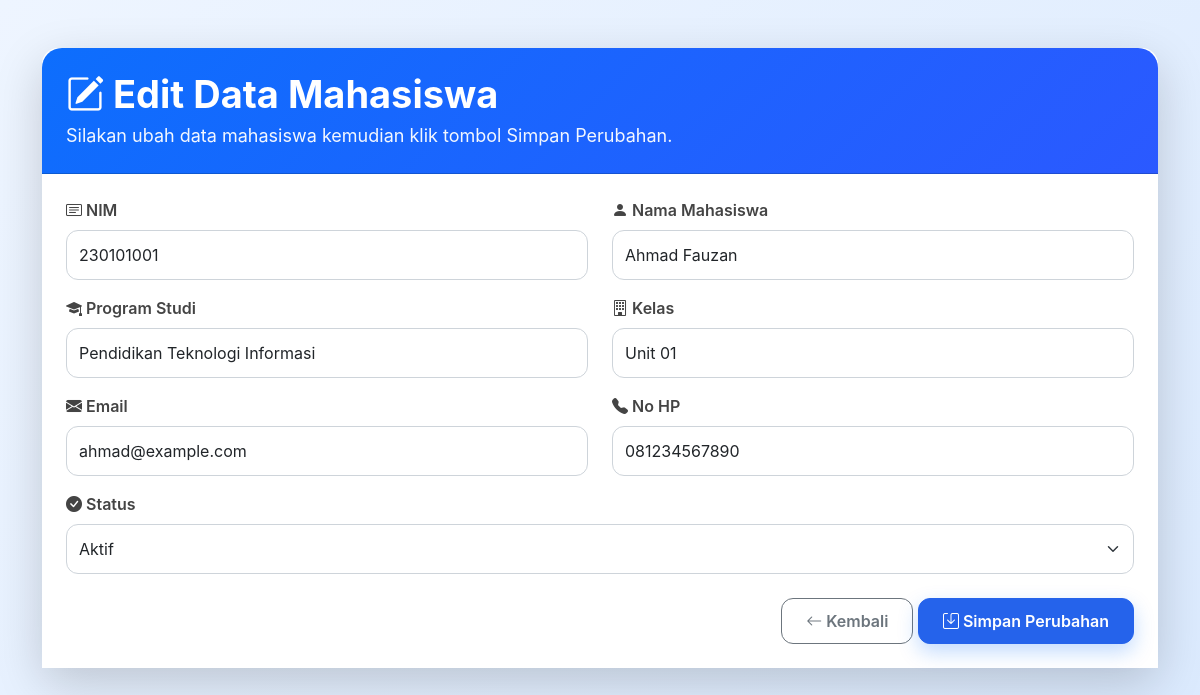
Page /edit_mahasiswa.php?id=1 on the earlier database version.
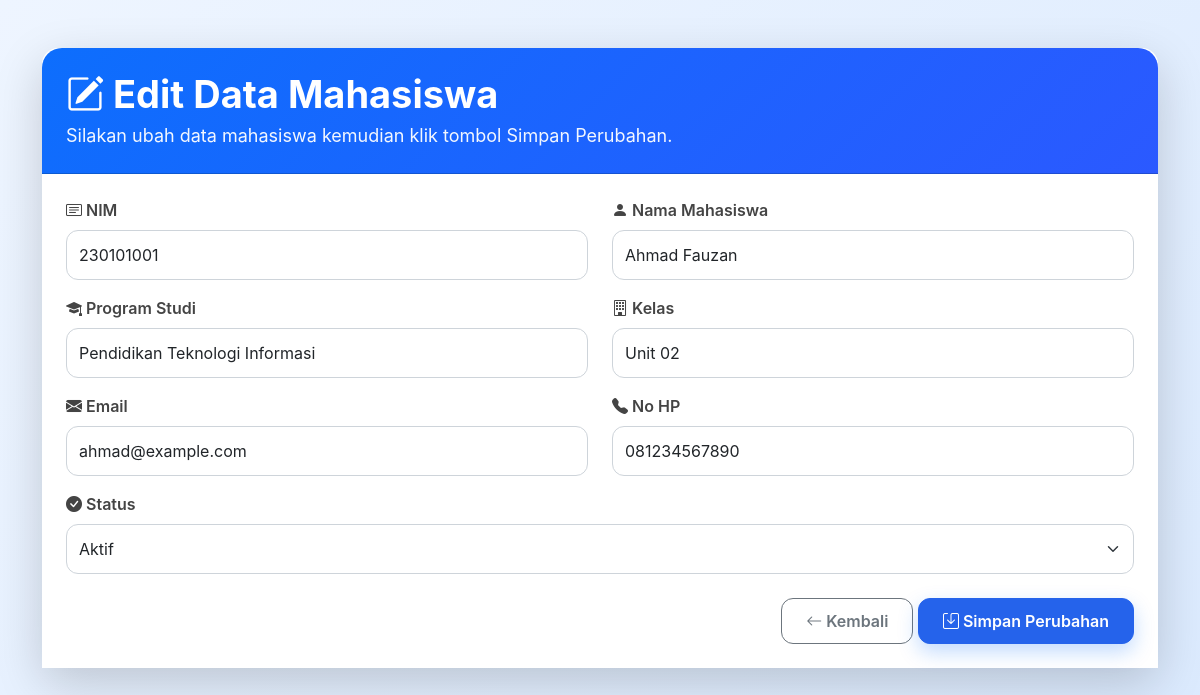
Same page on the later database version.
### tables this page shows
CREATE TABLE `mahasiswa` (
  `id_mahasiswa` int(11) NOT NULL,
  `nim` varchar(30) NOT NULL,
  `nama_mahasiswa` varchar(100) NOT NULL,
  `prodi` varchar(100) NOT NULL,
  `kelas` varchar(20) NOT NULL,
  `email` varchar(100) DEFAULT NULL,
  `no_hp` varchar(20) DEFAULT NULL,
  `status` enum('aktif','nonaktif') DEFAULT 'aktif',
  `created_at` timestamp NOT NULL DEFAULT current_timestamp()
);

### edit_mahasiswa.php (the view, shortened to what the changed rows need)
<?php
include 'koneksi.php';
$id = $_GET['id'];
$query = mysqli_query($koneksi, "SELECT * FROM mahasiswa WHERE id_mahasiswa='$id'");
$row = mysqli_fetch_assoc($query);
?>
<!DOCTYPE html>
<html lang="id">
    <head>
        <link href="https://cdn.jsdelivr.net/npm/bootstrap@5.3.3/dist/css/bootstrap.min.css" rel="stylesheet">
        <link rel="stylesheet" href="https://cdn.jsdelivr.net/npm/bootstrap-icons@1.11.3/font/bootstrap-icons.min.css">
        <link href="assets/css/style.css" rel="stylesheet">
    </head>
    <body class="bg-light">
        <div class="container py-5">
            <div class="card shadow-lg border-0 rounded-4">
                <div class="card-header bg-primary text-white p-4">
                    <h2 class="mb-1">
                        <i class="bi bi-pencil-square"></i>
                        Edit Data Mahasiswa
                    </h2>
                </div>
                <div class="card-body p-4">
                    <form action="proses_edit_mahasiswa.php" method="POST">
                        <div class="row">
                            <div class="col-md-6 mb-3">
                                <label class="form-label">
                                    <i class="bi bi-card-text"></i>
                                    NIM
                                </label>
                                <input
                                type="text"
                                name="nim"
                                class="form-control"
                                value="<?= $row['nim']; ?>">
                            </div>
                            <div class="col-md-6 mb-3">
                                <label class="form-label">
                                    <i class="bi bi-person-fill"></i>
                                    Nama Mahasiswa
                                </label>
                                <input
                                type="text"
                                name="nama_mahasiswa"
                                class="form-control"
                                value="<?= $row['nama_mahasiswa']; ?>">
                            </div>
                            <div class="col-md-6 mb-3">
                                <label class="form-label">
                                    <i class="bi bi-mortarboard-fill"></i>
                                    Program Studi
                                </label>
                                <input
                                type="text"
                                name="prodi"
                                class="form-control"
                                value="<?= $row['prodi']; ?>">
                            </div>
                            <div class="col-md-6 mb-3">
                                <label class="form-label">
                                    <i class="bi bi-building"></i>
                                    Kelas
                                </label>
                                <input
                                type="text"
                                name="kelas"
                                class="form-control"
                                value="<?= $row['kelas']; ?>">
                            </div>
                            <div class="col-md-6 mb-3">
                                <label class="form-label">
                                    <i class="bi bi-envelope-fill"></i>
                                    Email
                                </label>
                                <input
                                type="email"
                                name="email"
                                class="form-control"
                                value="<?= $row['email']; ?>">
                            </div>
                            <div class="col-md-6 mb-3">
                                <label class="form-label">
                                    <i class="bi bi-telephone-fill"></i>
                                    No HP
                                </label>
                                <input
                                type="text"
                                name="no_hp"
                                class="form-control"
                                value="<?= $row['no_hp']; ?>">
                            </div>
                            <div class="col-md-12 mb-4">
                            <label class="form-label">
                                <i class="bi bi-check-circle-fill"></i>
                                Status
                            </label>
                            <select
                            name="status"
                            class="form-select">
                            <option value="aktif"
                            <?= $row['status']=="aktif" ? "selected" : ""; ?>>
                            Aktif
                        </option>
                </select>
            </div>
        </div>
    </form>
</div>
</div>
</div>
</body>
</html>

Differences in the rows shown:
changed mahasiswa "Ahmad Fauzan": kelas "Unit 01" → "Unit 02"
